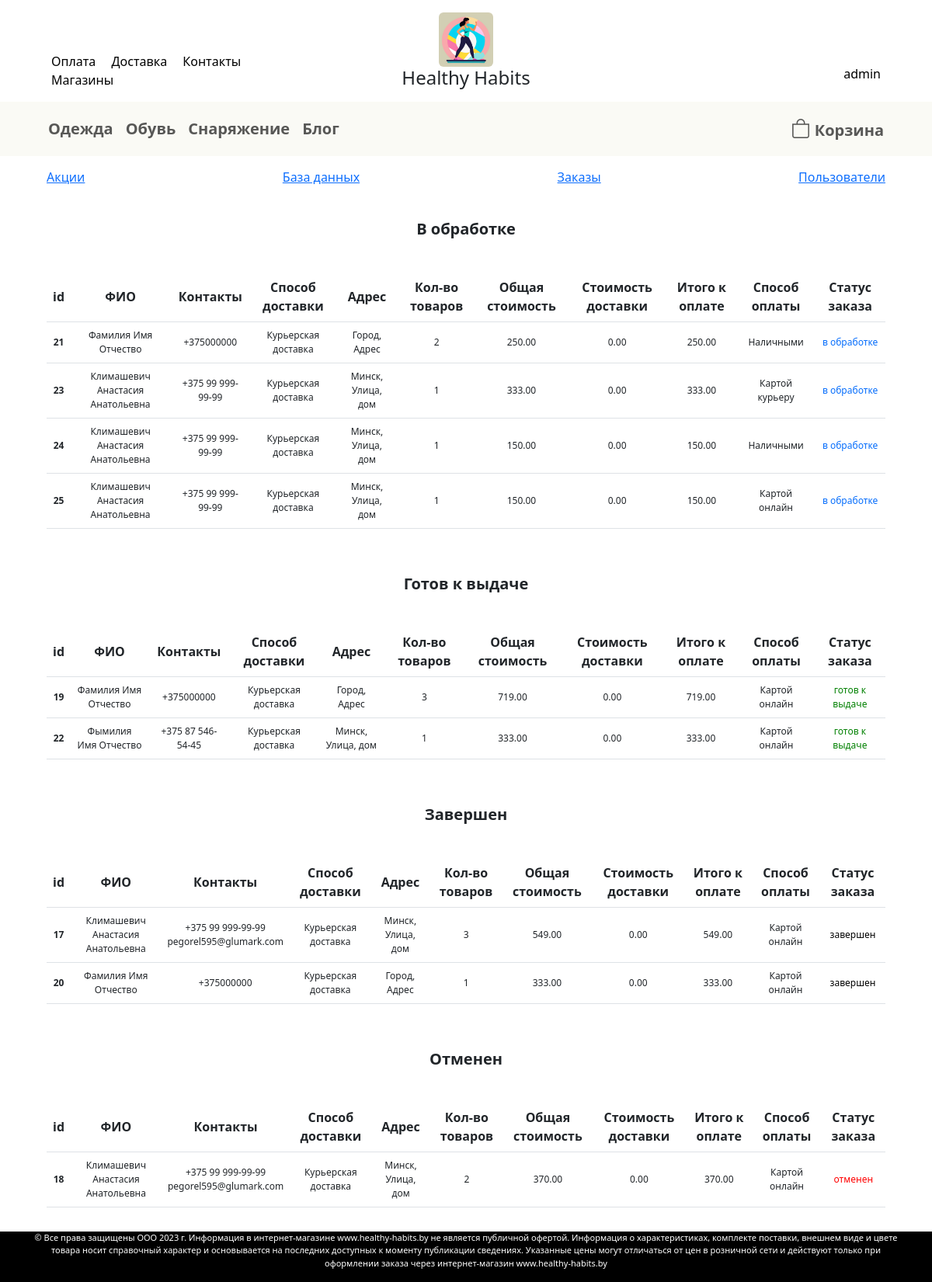
/admin-orders (signed in), run on the app's committed database.
### catalog/models.py (models this page shows, shortened)
class OrderStatus(models.Model):
    name = models.CharField(verbose_name='Название', max_length=50)
    objects = models.Manager()
    def __str__(self):
        return self.name
    class Meta:
        verbose_name = 'статус заказа'
        verbose_name_plural = 'статусы заказов'
        ordering = ['name']

class Order(models.Model):
    user = models.ForeignKey(User, on_delete=models.CASCADE, verbose_name='Пользователь')
    status = models.ForeignKey(OrderStatus, on_delete=models.CASCADE, verbose_name='Статус')
    details = models.JSONField(verbose_name='Данные')
    delivery_price = models.PositiveIntegerField(verbose_name='Стоимость доставки')
    date_added = models.DateTimeField(auto_now_add=True, verbose_name='Дата создания')
    date_updated = models.DateTimeField(auto_now=True, verbose_name='Дата обновления')
    objects = models.Manager()
    def total_price(self):
        order_items = OrderItem.objects.filter(order=self)
        price = [item.price for item in order_items]
        return sum(price)
    def final_price(self):
        total_price = self.total_price()
        return sum([total_price, self.delivery_price])
    def total_quantity(self):
        order_items = OrderItem.objects.filter(order=self)
        quantity = [item.quantity for item in order_items]
        return sum(quantity)
    class Meta:
        verbose_name = 'заказ'
        verbose_name_plural = 'заказы'

class OrderItem(models.Model):
    order = models.ForeignKey(Order, on_delete=models.CASCADE, verbose_name='Заказ')
    productinstance = models.ForeignKey(ProductInstance, on_delete=models.CASCADE, verbose_name='Экземпляр Товара')
    size = models.ForeignKey(Size, on_delete=models.CASCADE, verbose_name='Размер')
    quantity = models.PositiveIntegerField(verbose_name='Количество')
    price = models.PositiveIntegerField(verbose_name='Цена')
    date_added = models.DateTimeField(auto_now_add=True, verbose_name='Дата создания')
    date_updated = models.DateTimeField(auto_now=True, verbose_name='Дата обновления')
    objects = models.Manager()

### catalog/views.py (the view)
# urls.py: path('admin-orders', views.AdminManager.admin_orders, name='admin_orders'),  # управление заказами (админка)
    @staticmethod
    def admin_orders(request):
        if not request.user.is_superuser:
            return redirect('/')
        if request.GET.get('pk'):
            context = OrderManager.manage_one(request, admin=True)
        else:
            context = OrderManager.manage_multiple(request, admin=True)
        return render(request, 'admin/orders.html', context)

### catalog/context_processors.py (called while the page is built)
def create_admin_pages(request, context):
    if request.user.is_superuser:
        context['admin_pages'] = [
            {'title': 'Акции', 'link': '/admin-promos'},
            {'title': 'База данных', 'link': '/admin-database'},
            {'title': 'Заказы', 'link': '/admin-orders'},
            {'title': 'Пользователи', 'link': '/admin-users'},
        ]
    return context

def common_context(request):
    context = {}
    if not request.user.is_authenticated:
        context['unauthenticated'] = True
    else:
        context = create_admin_pages(request, context)
        context = create_cart_table(request, context)
    return context

### catalog/templatetags/my_filters.py (called while the page is built)
@register.filter
def price_format(numb):
    n = "{:.2f}".format(numb)
    return n

### catalog/views.py (called while the page is built)
    @staticmethod
    def manage_multiple(request, admin=False):
        order_items = Order.objects.all() if admin else Order.objects.filter(user=request.user)
        order_items_filtered = []
        for status in OrderStatus.objects.all():
            order_items_filtered.append(
                {'name': status.name.capitalize(), 'items': order_items.filter(status_id=status.id)}
            )
        order_item_items = {}
        for item in order_items:
            order_item_items[item] = OrderItem.objects.filter(order=item)
        context = {
            'order_items': order_items_filtered,
            'order_item_items': order_item_items,
            'common': 'common/order_list.html'
        }
        return context

### templates/admin/orders.html (shortened to what this page needs)
{% extends "base.html" %}
{% load static %}
{% block styles %}
    {{ block.super }}
    <link rel="stylesheet" type="text/css" href="{% static 'css/main.css' %}">
    <link rel="stylesheet" type="text/css" href="{% static 'css/profile.css' %}">
{% endblock styles %}
{% block content %}
    <div class="d-flex justify-content-between">
        <a href="#">Акции</a>
        <a href="#">База данных</a>
        <a href="{% url 'admin_orders' %}">Заказы</a>
        <a href="#">Пользователи</a>
    </div>
    {% include common %}
{% endblock content %}

### templates/base.html (shortened to what this page needs)
<!DOCTYPE html>
<html lang="en">
<head>
    {% load static %}
    {% load my_filters  %}
    {% block styles %}
        <link rel="stylesheet" type="text/css" href="{% static 'css/main.css' %}">
    {% endblock styles %}
    <link rel="stylesheet" href="https://cdn.jsdelivr.net/npm/bootstrap-icons@1.5.0/font/bootstrap-icons.css">
    <link href="https://cdn.jsdelivr.net/npm/bootstrap@5.3.0-alpha3/dist/css/bootstrap.min.css" rel="stylesheet">
</head>
<body class="d-flex flex-column min-vh-100">
    <div class="container">
        <div class="d-flex justify-content-between">
            <div class="p-3 col-4 align-self-end">
                <div>
                    <a class="m-2 link-main" href="#">Оплата</a>
                    <a class="m-2 link-main" href="#">Доставка</a>
                    <a class="m-2 link-main" href="#">Контакты</a>
                    <a class="m-2 link-main" href="#">Магазины</a>
                </div>
            </div>
            <div class="p-3 col-4 text-center">
                <a class="h4" href="/" style="text-decoration: none">
                    <img src="{% static 'images/logo.png' %}" width="70" class="rounded mx-auto d-block">
                    Healthy Habits
                </a>
            </div>
            <div class="dropdown p-3 col-4 d-flex flex-row-reverse align-self-end">
                <a class="m-2 link-main" href="#" role="button" id="dropdownMenuLink" data-bs-toggle="dropdown" aria-expanded="false">
                    {% if user.is_authenticated %}{{ user.get_username }}
                    {% else %}Гость{% endif %}
                </a>
            </div>
        </div>
    </div>
    <nav class="navbar navbar-expand-lg navbar-custom">
        <div class="container px-4">
            <div class="col-8">
                <div class="collapse navbar-collapse" id="navbarNavDropdown">
                    <ul class="nav navbar-nav mr-auto">
                        <li class="nav-item">
                            <a class="nav-link" href="/catalog/wear" style="font-size: 20px"><strong>Одежда</strong></a>
                        </li>
                        <li class="nav-item">
                            <a class="nav-link" href="/catalog/shoes" style="font-size: 20px"><strong>Обувь</strong></a>
                        </li>
                        <li class="nav-item">
                            <a class="nav-link" href="/catalog/equipment" style="font-size: 20px"><strong>Снаряжение</strong></a>
                        </li>
                        <li class="nav-item">
                            <a class="nav-link" href="#" style="font-size: 20px"><strong>Блог</strong></a>
                        </li>
                    </ul>
                </div>
            </div>
            <div class="d-flex flex-row-reverse align-self-start col-4">
                <div class="navbar-nav">
                    <a class="nav-item nav-link" href="#offcanvasExample" style="font-size: 20px" data-bs-toggle="offcanvas" role="button" aria-controls="offcanvasExample">
                        {% if not cart_table %}
                            <i class="bi bi-bag" style="font-size: 25px;"></i>
                        {% else %}
                            <i class="bi bi-bag-fill" style="font-size: 25px;"></i>
                            <span class='badge badge-warning' id='lblCartCount'>{{ cart_table.count }}</span>
                        {% endif %}
                        <strong>Корзина</strong>
                    </a>
                </div>
            </div>
        </div>
    </nav>
    <div class="container" style="padding: 15px 30px">
        {% block content %}{% endblock content %}
    </div>
    <footer class="footer mt-auto">
        <div class="container text-center">
            <p style="font-size: 11px;">
                © Все права защищены ООО 2023 г. Информация в интернет-магазине www.healthy-habits.by не является публичной офертой.
                Информация о характеристиках, комплекте поставки, внешнем виде и цвете товара носит справочный характер и основывается на последних доступных к моменту публикации сведениях.
                Указанные цены могут отличаться от цен в розничной сети и действуют только при оформлении заказа через интернет-магазин www.healthy-habits.by
            </p>
        </div>
    </footer>
</body>
</html>

### templates/common/order_list.html
<div class="text-center">
    {% for i in order_items %}
        {% if i.items %}
            <div style="padding-top: 40px; padding-bottom: 40px">
                <strong><a style="font-size: 20px">{{ i.name }}</a></strong>
            </div>
            <table class="table table-hover">
                <thead>
                    <tr class="align-middle">
                        <th scope="col">id</th>
                        <th scope="col">ФИО</th>
                        <th scope="col">Контакты</th>
                        <th scope="col">Способ доставки</th>
                        <th scope="col" >Адрес</th>
                        <th scope="col">Кол-во товаров</th>
                        <th scope="col">Общая стоимость</th>
                        <th scope="col">Стоимость доставки</th>
                        <th scope="col">Итого к оплате</th>
                        <th scope="col">Способ оплаты</th>
                        <th scope="col">Статус заказа</th>
                    </tr>
                </thead>
                <tbody>
                    {% for item in i.items %}
                        <tr class="align-middle" style="font-size: 12px; cursor: pointer; cursor: hand;" onclick="window.location='{{ request.path }}?pk={{ item.id }}';">
                            <th scope="row" >{{ item.id }}</th>
                            <td>{{ item.details.full_name }}</td>
                            <td>
                                {{ item.details.phone_number }}<br>
                                {{ item.user.email }}
                            </td>
                            <td>
                                {% if item.details.delivery_method == '1' %}Курьерская доставка{% endif %}
                            </td>
                            <td>
                                {{ item.details.city }}, {{ item.details.delivery_address }}
                            </td>
                            <td>{{ item.total_quantity }}</td>
                            <td>{{ item.total_price|price_format }}</td>
                            <td>{{ item.delivery_price|price_format }}</td>
                            <td>{{ item.final_price|price_format }}</td>
                            <td>
                                {% if item.details.payment_method == '1' %}Картой онлайн
                                {% elif item.details.payment_method == '2' %}Картой курьеру
                                {% elif item.details.payment_method == '3' %}Наличными
                                {% endif %}
                            </td>
                            <td>
                                <a style="color:
                                {% if item.status_id == 1 %}#056dfc
                                {% elif item.status_id == 2 %}green
                                {% elif item.status_id == 4 %}red
                                {% else %}black{% endif %};">
                                    {{ item.status }}
                                </a>
                            </td>
                        </tr>
                    {% endfor %}
                </tbody>
            </table>
        {% endif %}
    {% endfor %}
</div>

### static/css/main.css (style rules this page uses)
.footer { background-color: black; color: white; }
.link-main { color: black; text-decoration: none; }
.navbar-custom { background-color: #fafaf5; }

### data on the page
OrderStatus: name "В обработке"
Order: id "21", details.full_name "Фамилия Имя Отчество", details.phone_number "+375000000", shows "Курьерская доставка", details.city "Город", details.delivery_address "Адрес", total_quantity "2", total_price "250.00", delivery_price "0.00", final_price "250.00", shows "Наличными", status "в обработке"
Order: id "23", details.full_name "Климашевич Анастасия Анатольевна", details.phone_number "+375 99 999-99-99", shows "Курьерская доставка", details.city "Минск", details.delivery_address "Улица, дом", total_quantity "1", total_price "333.00", delivery_price "0.00", final_price "333.00", shows "Картой курьеру", status "в обработке"
Order: id "24", details.full_name "Климашевич Анастасия Анатольевна", details.phone_number "+375 99 999-99-99", shows "Курьерская доставка", details.city "Минск", details.delivery_address "Улица, дом", total_quantity "1", total_price "150.00", delivery_price "0.00", final_price "150.00", shows "Наличными", status "в обработке"
Order: id "25", details.full_name "Климашевич Анастасия Анатольевна", details.phone_number "+375 99 999-99-99", shows "Курьерская доставка", details.city "Минск", details.delivery_address "Улица, дом", total_quantity "1", total_price "150.00", delivery_price "0.00", final_price "150.00", shows "Картой онлайн", status "в обработке"
OrderStatus: name "Готов к выдаче"
Order: id "19", details.full_name "Фамилия Имя Отчество", details.phone_number "+375000000", shows "Курьерская доставка", details.city "Город", details.delivery_address "Адрес", total_quantity "3", total_price "719.00", delivery_price "0.00", final_price "719.00", shows "Картой онлайн", status "готов к выдаче"
Order: id "22", details.full_name "Фымилия Имя Отчество", details.phone_number "+375 87 546-54-45", shows "Курьерская доставка", details.city "Минск", details.delivery_address "Улица, дом", total_quantity "1", total_price "333.00", delivery_price "0.00", final_price "333.00", shows "Картой онлайн", status "готов к выдаче"
OrderStatus: name "Завершен"
Order: id "17", details.full_name "Климашевич Анастасия Анатольевна", details.phone_number "+375 99 999-99-99", user.email "pegorel595@glumark.com", shows "Курьерская доставка", details.city "Минск", details.delivery_address "Улица, дом", total_quantity "3", total_price "549.00", delivery_price "0.00", final_price "549.00", shows "Картой онлайн", status "завершен"
Order: id "20", details.full_name "Фамилия Имя Отчество", details.phone_number "+375000000", shows "Курьерская доставка", details.city "Город", details.delivery_address "Адрес", total_quantity "1", total_price "333.00", delivery_price "0.00", final_price "333.00", shows "Картой онлайн", status "завершен"
OrderStatus: name "Отменен"
Order: id "18", details.full_name "Климашевич Анастасия Анатольевна", details.phone_number "+375 99 999-99-99", user.email "pegorel595@glumark.com", shows "Курьерская доставка", details.city "Минск", details.delivery_address "Улица, дом", total_quantity "2", total_price "370.00", delivery_price "0.00", final_price "370.00", shows "Картой онлайн", status "отменен"

### other printed values
{{ user.get_username }} "admin"
